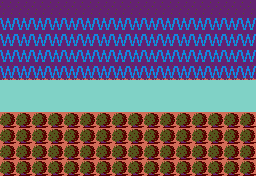

A 2D game scene composited from a Tiled map and its tileset images. What follows is a short description and the map's XML, with every tile layer's data as written:
An orthogonal 16x11 tile map with 16x16 px tiles, 2 tile layers (TileMap, CollisionMask), 2 tilesets, 1 image layer and 5 objects (PortalWest, PortalEast, PortalNorth, PortalSouth, Zora0).

<map version="1.0" orientation="orthogonal" renderorder="right-down" width="16" height="11" tilewidth="16" tileheight="16" nextobjectid="7">
 <tileset firstgid="1" name="zelda-tiles" tilewidth="16" tileheight="16" tilecount="1024" columns="32">
  <image source="../../Images/TileSets/TileSet_World.png" width="512" height="512" />
 </tileset>
 <tileset firstgid="1025" name="CollisionMaskTileSet" tilewidth="16" tileheight="16" tilecount="16" columns="4">
  <image source="../../Images/TileSets/TileSet_CollisionMask.png" trans="ff00ff" width="64" height="64" />
 </tileset>
 <imagelayer name="RefImage" opacity="0.4" offsetx="-2048" offsety="-704">
  <image source="../../Images/Maps/Zelda_OverWorld.png" width="4352" height="1408" />
 </imagelayer>
 <layer name="TileMap" width="16" height="11">
  <data encoding="csv">
426,426,426,426,426,426,426,426,426,426,426,426,426,426,426,426,
426,426,426,426,426,426,426,426,426,426,426,426,426,426,426,426,
426,426,426,426,426,426,426,426,426,426,426,426,426,426,426,426,
426,426,426,426,426,426,426,426,426,426,426,426,426,426,426,426,
450,450,450,450,450,450,450,450,450,450,450,450,450,450,450,450,
86,86,86,86,86,86,86,86,86,86,86,86,86,86,86,86,
86,86,86,86,86,86,86,86,86,86,86,86,86,86,86,86,
412,412,412,412,412,412,412,412,412,412,412,412,412,412,412,412,
412,412,412,412,412,412,412,412,412,412,412,412,412,412,412,412,
412,412,412,412,412,412,412,412,412,412,412,412,412,412,412,412,
412,412,412,412,412,412,412,412,412,412,412,412,412,412,412,412
</data>
 </layer>
 <layer name="CollisionMask" width="16" height="11" opacity="0.5">
  <data encoding="csv">
1026,1026,1026,1026,1026,1026,1026,1026,1026,1026,1026,1026,1026,1026,1026,1026,
1035,1035,1035,1035,1035,1035,1035,1035,1035,1035,1035,1035,1035,1035,1035,1035,
1035,1035,1035,1035,1035,1035,1035,1035,1035,1035,1035,1035,1035,1035,1035,1035,
1035,1035,1035,1035,1035,1035,1035,1035,1035,1035,1035,1035,1035,1035,1035,1035,
1035,1035,1035,1035,1035,1035,1035,1035,1035,1035,1035,1035,1035,1035,1035,1035,
1025,1025,1025,1025,1025,1025,1025,1025,1025,1025,1025,1025,1025,1025,1025,1025,
1025,1025,1025,1025,1025,1025,1025,1025,1025,1025,1025,1025,1025,1025,1025,1025,
1026,1026,1026,1026,1026,1026,1026,1026,1026,1026,1026,1026,1026,1026,1026,1026,
1026,1026,1026,1026,1026,1026,1026,1026,1026,1026,1026,1026,1026,1026,1026,1026,
1026,1026,1026,1026,1026,1026,1026,1026,1026,1026,1026,1026,1026,1026,1026,1026,
1026,1026,1026,1026,1026,1026,1026,1026,1026,1026,1026,1026,1026,1026,1026,1026
</data>
 </layer>
 <objectgroup name="Portals">
  <object id="1" name="PortalWest" x="0" y="4" width="2" height="167">
   <properties>
    <property name="TargetMap" value="Room_6-4" />
    <property name="TransitionType" type="int" value="2" />
   </properties>
  </object>
  <object id="3" name="PortalEast" x="254" y="2" width="2" height="167">
   <properties>
    <property name="TargetMap" value="Room_8-4" />
    <property name="TransitionType" type="int" value="0" />
   </properties>
  </object>
  <object id="4" name="PortalNorth" x="3" y="0" width="248" height="2">
   <properties>
    <property name="TargetMap" value="Room_7-3" />
    <property name="TransitionType" type="int" value="1" />
   </properties>
  </object>
  <object id="5" name="PortalSouth" x="3" y="174" width="250" height="2">
   <properties>
    <property name="TargetMap" value="Room_7-5" />
    <property name="TransitionType" type="int" value="3" />
   </properties>
  </object>
 </objectgroup>
 <objectgroup name="Enemies">
  <object id="6" name="Zora0" x="192" y="32" width="16" height="16">
   <properties>
    <property name="Name" value="Zora" />
   </properties>
  </object>
 </objectgroup>
</map>
